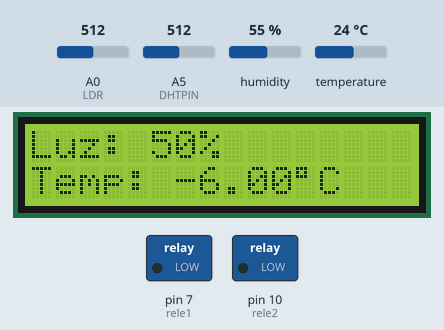
The sketch below on a simulated Arduino Uno, built with avr-gcc and run on an emulated ATmega328P. On the bench: 16×2 character LCD, switched loads named in the sketch (green lamp = pin HIGH). The inputs (shaded band) are chosen by the test bench; at power-on: A0 (LDR) = 512, A5 (DHTPIN) = 512, temperature 24 °C, humidity 55 %. What the sketch prints to the serial monitor is not drawn.

Above: at 1.2 s.
1.3 s: A0 (LDR) set to 108
At 2.5 s:
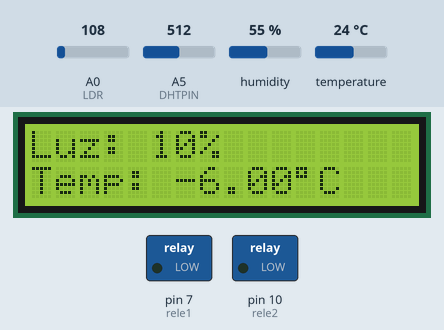
3.5 s: A0 (LDR) set to 95
At 5.0 s:
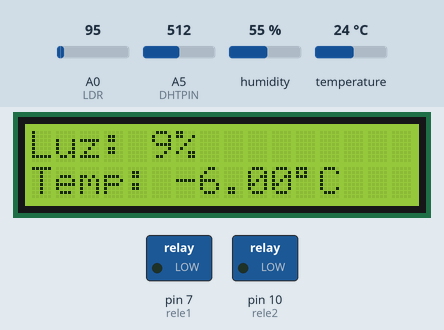
7.5 s: A5 (DHTPIN) set to 992
At 8.9 s:
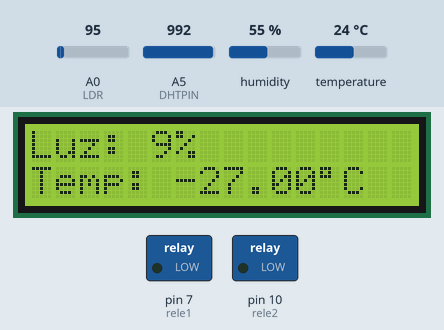
13.6 s: A0 (LDR) set to 504
At 15.2 s:
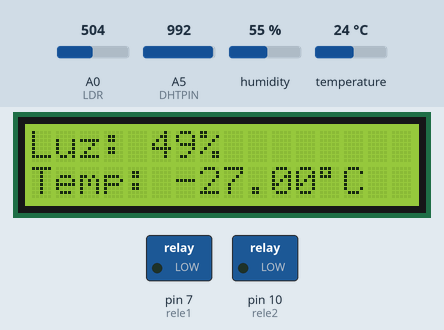
19.7 s: A0 (LDR) set to 531
At 21.7 s:
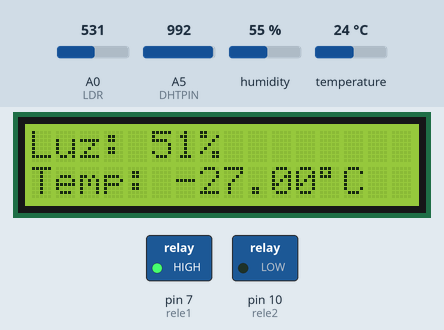
23.8 s: temperature set to 12 °C
Timing chart, 0 to 26.8 s (numbered marks = the images above; inputs shaded):
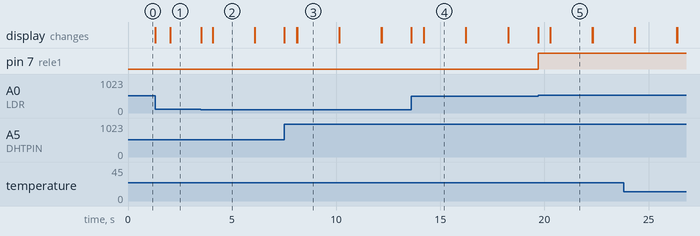

Measured:
- the behaviour switches between 103 and 102 on A0 (LDR) (found by bisection; images 1 and 2)
- the behaviour switches between 521 and 522 on A0 (LDR) (found by bisection; images 4 and 5)
- after the input at 1.3 s, the display: changes at once (image 1)
- after the input at 3.5 s, the display: changes at once (image 2)
- after the input at 7.5 s, the display: changes at once (image 3)
- after the input at 13.6 s, the display: changes at once (image 4)
- after the input at 19.7 s, pin 7 (rele1): LOW → HIGH at once; the display: changes at once (image 5)

The sketch:

codigo_projeto_arduino_residencial.ino
```cpp
// Bibliotecas Auxiliares
#include <LiquidCrystal.h>     // Biblioteca para Display LCD
#include <DHT.h>               // Biblioteca para Sensor DHT11(Temperatura)

// Portas Analógicas
#define LDR    A0 //define o pino analógica que está o sensor LDR (luminosidade)
#define DHTPIN A5 //define o pino analógica que está o sensor DHT11 (temperatura)

// Portas Digitais
#define rele1      7     // define a porta que está o relé 1
#define rele2      10    // define a porta que está o relé 2
#define Sensor_PIR 13    // define a porta que está o sensor PIR (presença)

//declaração das variáveis de leitura do LDR (sensor de luz) e DHT11 (sensor de temperatura)
int   valorLDR;
int TempEntrada;
float valorDHT11_Temp;

//declaração de variável para ler sensor PIR
boolean valorPIR;
double leituraSensor;


// Cria objeto dht da classe DHT
#define DHTTYPE DHT11
DHT dht(DHTPIN, DHTTYPE);

// Cria objeto lcd da classe LiquidCrystal
LiquidCrystal lcd(12,  // RS
                  11,  // Enable (E)
                  5,  // DB4
                  4,  // DB5
                  3,  // DB6
                  2); // DB7

void setup() {

  Serial.begin(9600);
  lcd.begin(16, 2);
  dht.begin();

  pinMode(rele1, OUTPUT);
  pinMode(rele2, OUTPUT);
  pinMode(Sensor_PIR, INPUT);

  lcd.clear();

}


void loop() {

  TempEntrada = analogRead(DHTPIN); // Faz leitura da porta A5 e já faz conversão de dados para temperaura
  valorDHT11_Temp = (500*TempEntrada)/1023;
  valorLDR = analogRead(LDR);                           // Faz leitura da porta A0 (LDR)
  valorLDR = map(valorLDR, 0, 1023, 0, 100);           // Faz mapeamento de dados equivalentes a 0 - 100 % de luminosidade

  // fazendo leitura do DHT11 a cada 2 segundos
  if (millis() - leituraSensor >= 2000 )
  {
    valorDHT11_Temp = dht.readTemperature();

    // Imprime na serial os 2 sensores a cada 2s.
    Serial.print("Luminosidade(LDR): ");  Serial.print(valorLDR);        Serial.println("%");
    Serial.print("Temperatura(DHT11): "); Serial.print(valorDHT11_Temp); Serial.println("°C");


    leituraSensor = millis();
  }

  // Se luminosidade atingir 50%, ligará o relé1
  if (valorLDR > 50) {
   digitalWrite(rele1, HIGH);
  }
      else   digitalWrite(rele1, LOW);

   // Se detectar movimento, liga relé2 se não, deixa apagado
   if(valorPIR) {
    digitalWrite(rele2, HIGH);
   }
      else digitalWrite(rele2, LOW);

// exibe a porcentagem de luz no LCD
  lcd.setCursor(0, 0);
  lcd.print("Luz: ");
  lcd.print(valorLDR);
  lcd.println("%         ");

// exibe a temperatura no LCD
  lcd.setCursor(0, 1);
  lcd.print("Temp: ");
  lcd.print(valorDHT11_Temp);
  lcd.write(B11011111); //Simbolo de graus celsius
  lcd.println("C        ");

}
```
